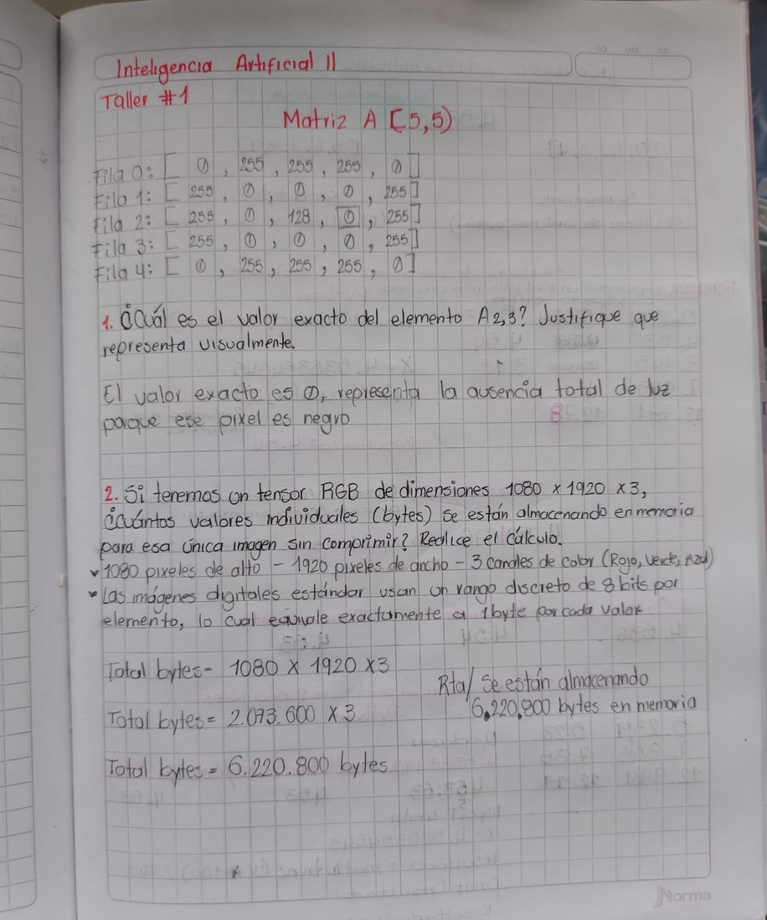
#> input picture Ejercicio 1 - Sesion1.jpeg, 767 x 920 px, shrunk from 1334 x 1599 before the run, found by its file name
$ python ejercicio_tratamiento_de_ruido.py
#> lines starting #> are read from the running program, lines starting #| are printed output that depends on the picture; after the words box and inside, x2 and y2 are one past the last pixel; in counts of white or black regions, pixels touching at a corner belong together
import cv2
import numpy as np

# =====================================================================
# TALLER DE LABORATORIO FINAL: MORFOLOGÍA MATEMÁTICA (PÁGINA 6)
# =====================================================================

# 1. Cargar la imagen directamente en escala de grises
# (Usa el archivo de la sesión anterior o el que tengas en tu directorio)
nombre_archivo = 'Ejercicio 1 - Sesion1.jpeg'
imagen_gris = cv2.imread(nombre_archivo, cv2.IMREAD_GRAYSCALE)
#> imagen_gris: shape (920, 767); min 4, max 207, mean 157.9

if imagen_gris is None:
    print(f"[ERROR]: No se encontró el archivo '{nombre_archivo}'.")
else:
    # 2. Binarización estática con un umbral que genere algo de ruido
    # Usamos un umbral intermedio (ej. 110) para rescatar imperfecciones
    _, original_binarizada = cv2.threshold(imagen_gris, 110, 255, cv2.THRESH_BINARY)
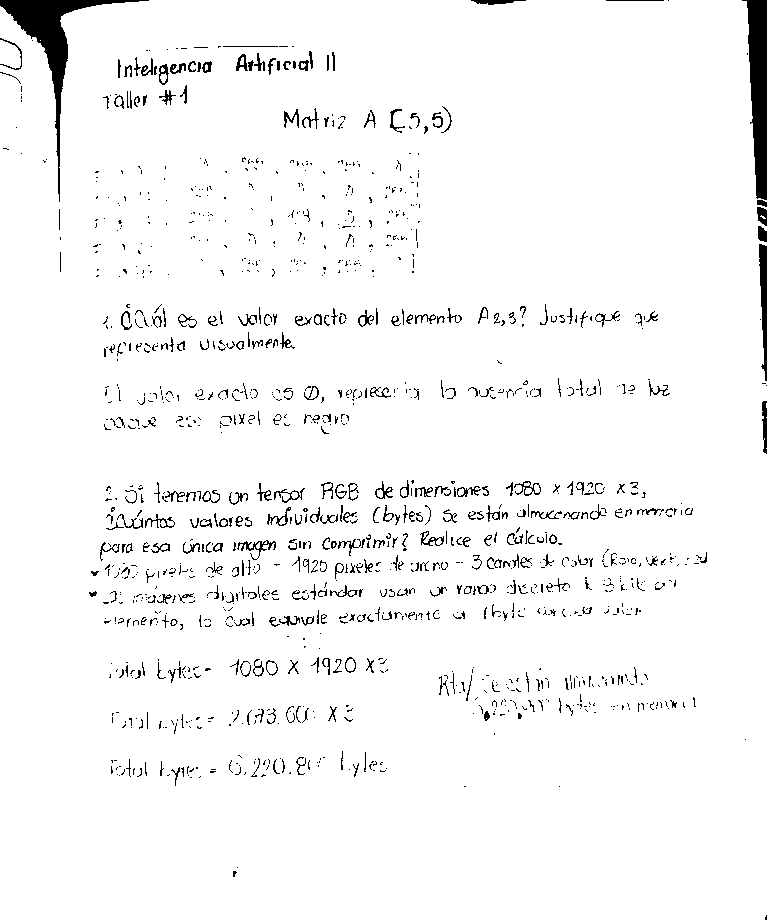
#> original_binarizada: shape (920, 767); 96.3% white; 1260 black regions (938 under 20 px), largest, box (x1, y1, x2, y2) and area: (0, 0, 149, 202) 3611, (742, 0, 767, 200) 3072, (759, 244, 767, 381) 718
    cv2.imwrite('1_original_binarizada.png', original_binarizada)
    print("1. Imagen binarizada base guardada.")

    # 3. Construir un Elemento Estructurante (Kernel) de 3x3
    # Usamos una forma rectangular de unos, común para propósitos generales
    kernel = cv2.getStructuringElement(cv2.MORPH_RECT, (3, 3))

    # 4. Operación morfológica de APERTURA (Erosión seguida de Dilatación)
    # Ideal para eliminar pequeños puntos blancos aislados en el fondo (ruido de sal)
    apertura = cv2.morphologyEx(original_binarizada, cv2.MORPH_OPEN, kernel)
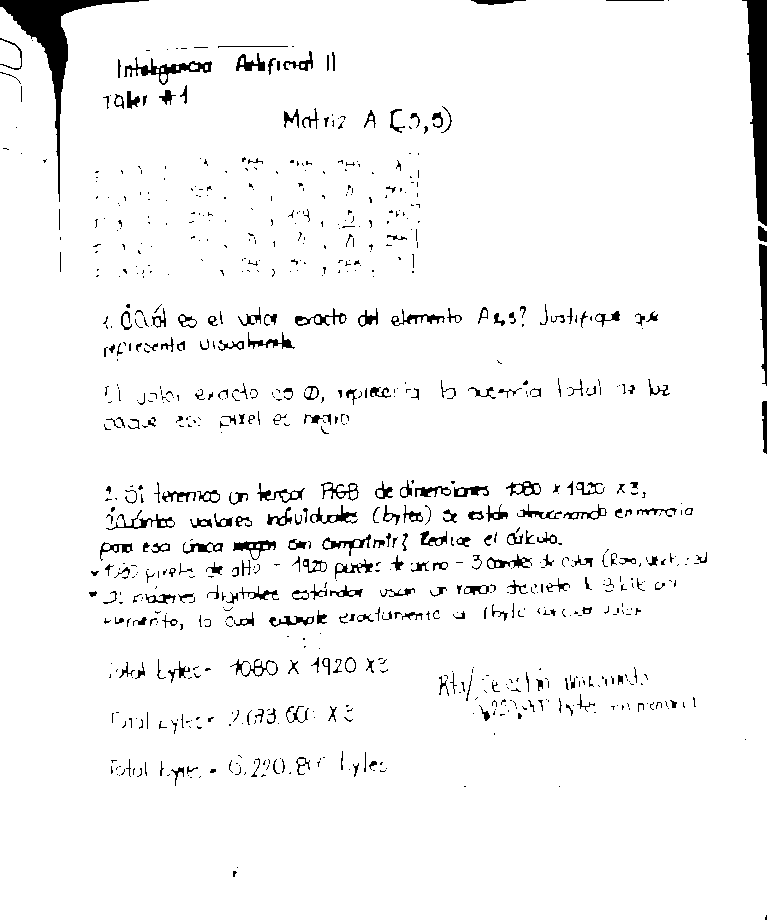
#> apertura: shape (920, 767); 95.8% white; 824 black regions (551 under 20 px), largest, box (x1, y1, x2, y2) and area: (0, 0, 149, 202) 3622, (742, 0, 767, 226) 3315, (759, 244, 767, 386) 735
    cv2.imwrite('2_resultado_apertura.png', apertura)
    print("2. Operación de Apertura guardada con éxito.")

    # 5. Operación morfológica de CIERRE (Dilatación seguida de Erosión)
    # Ideal para rellenar pequeños huecos negros dentro del objeto (ruido de pimienta)
    cierre = cv2.morphologyEx(original_binarizada, cv2.MORPH_CLOSE, kernel)
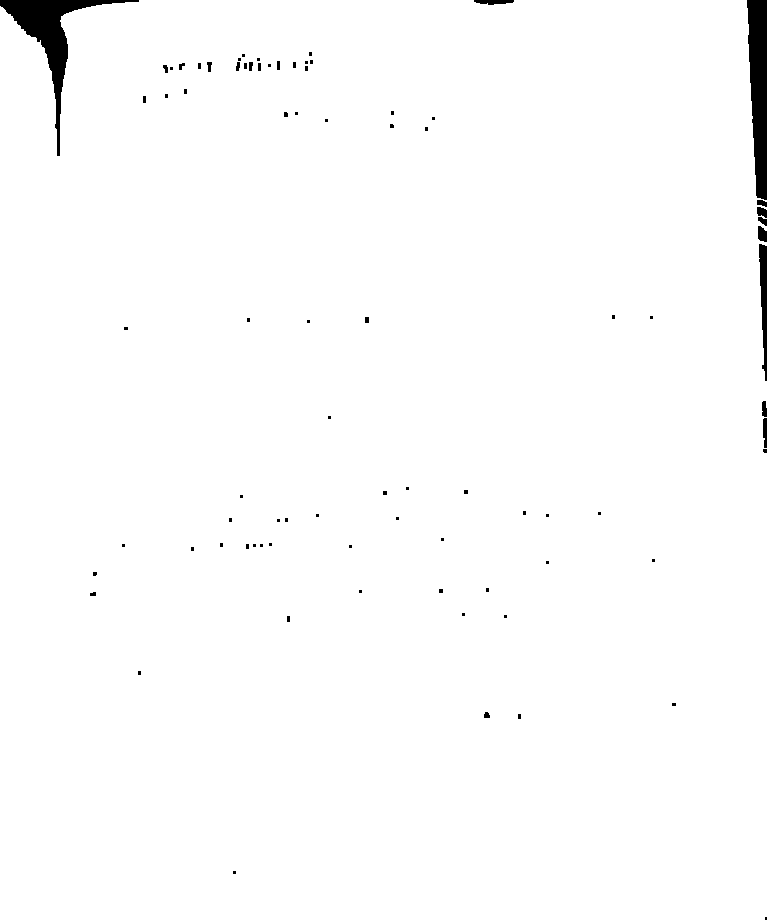
#> cierre: shape (920, 767); 98.7% white; 84 black regions (63 under 20 px), largest, box (x1, y1, x2, y2) and area: (0, 0, 139, 156) 3504, (747, 0, 767, 200) 3062, (759, 244, 767, 381) 714
    cv2.imwrite('3_resultado_cierre.png', cierre)
    print("3. Operación de Cierre guardada con éxito.")

    print("\n[PROCESO COMPLETADO]: Revisa los 3 archivos .png generados a la izquierda.")

$ run again, with Ejercicio 3 - Sesion1.jpeg copied over Ejercicio 1 - Sesion1.jpeg
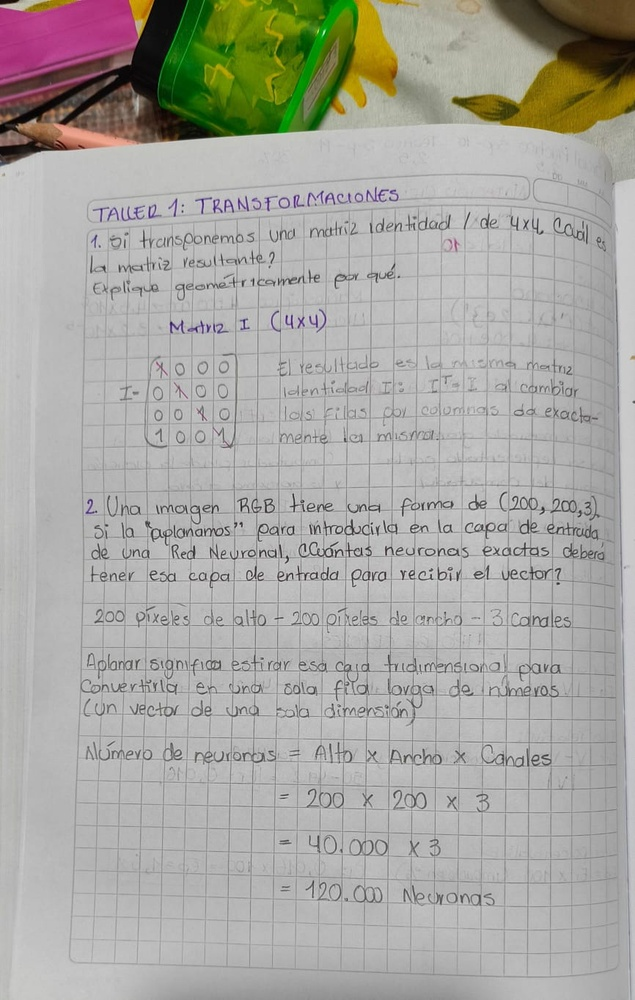
#> input picture Ejercicio 3 - Sesion1.jpeg, 635 x 1000 px, shrunk from 866 x 1363 before the run, found by its file name
#> `_, original_binarizada = cv2.threshold(imagen_gris, 110, 255, cv2.THRE..`:
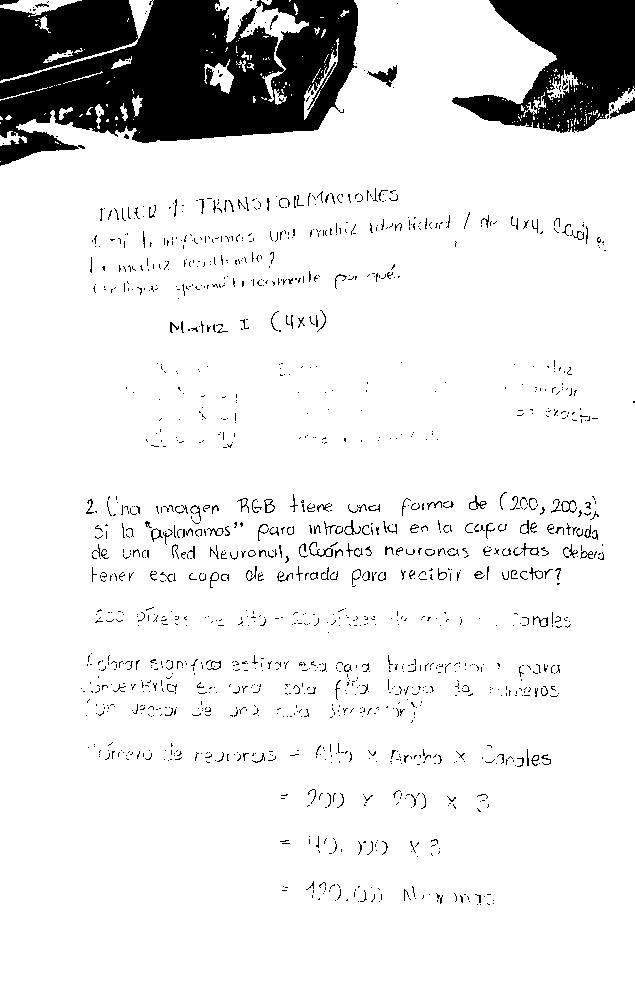
#> original_binarizada: shape (1000, 635); 89.6% white; 1388 black regions (1238 under 20 px), largest, box (x1, y1, x2, y2) and area: (0, 0, 358, 166) 40975, (452, 0, 635, 133) 13740, (367, 65, 397, 87) 250
#> apertura: shape (1000, 635); 88.9% white; 907 black regions (700 under 20 px), largest, box (x1, y1, x2, y2) and area: (0, 0, 358, 166) 42659, (452, 0, 635, 133) 14686, (151, 525, 230, 545) 355
#> `cierre = cv2.morphologyEx(original_binarizada, cv2.MORPH_CLOSE, kernel)`:
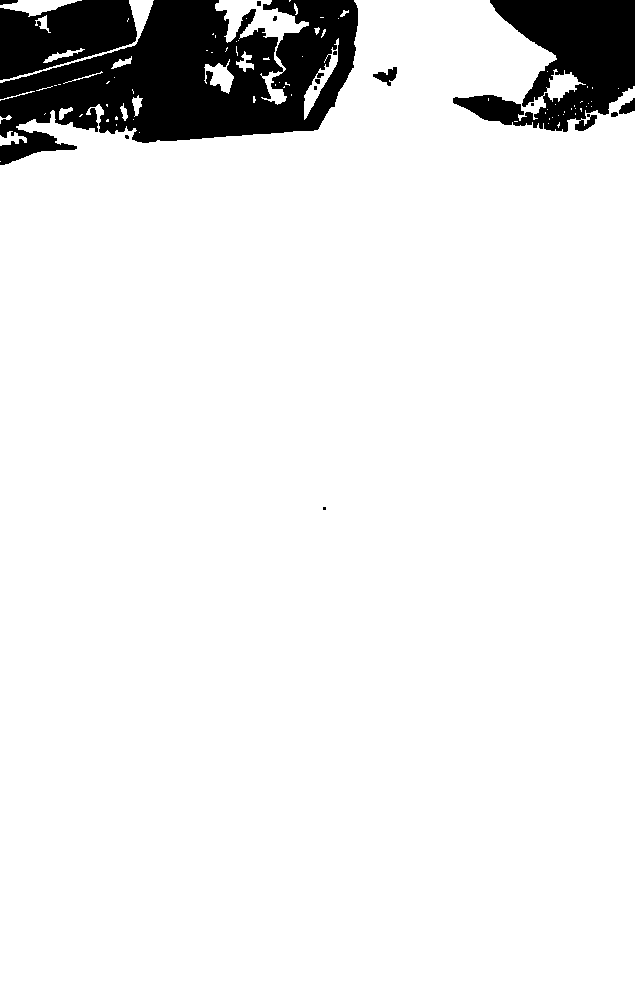
#> cierre: shape (1000, 635); 91.5% white; 15 black regions (6 under 20 px), largest, box (x1, y1, x2, y2) and area: (0, 0, 358, 165) 32970, (453, 0, 635, 132) 13243, (0, 0, 137, 80) 7285

$ run again, with Ejercicio 1 - Sesion 2 P1.jpeg copied over Ejercicio 1 - Sesion1.jpeg
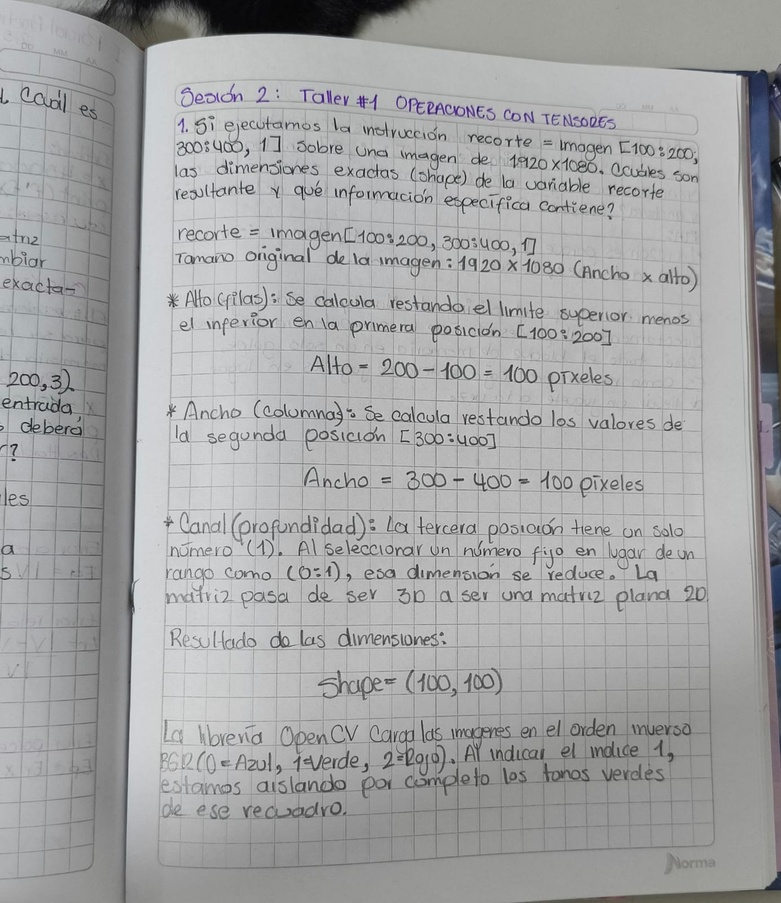
#> input picture Ejercicio 1 - Sesion 2 P1.jpeg, 781 x 903 px, shrunk from 1384 x 1600 before the run, found by its file name
#> `_, original_binarizada = cv2.threshold(imagen_gris, 110, 255, cv2.THRE..`:
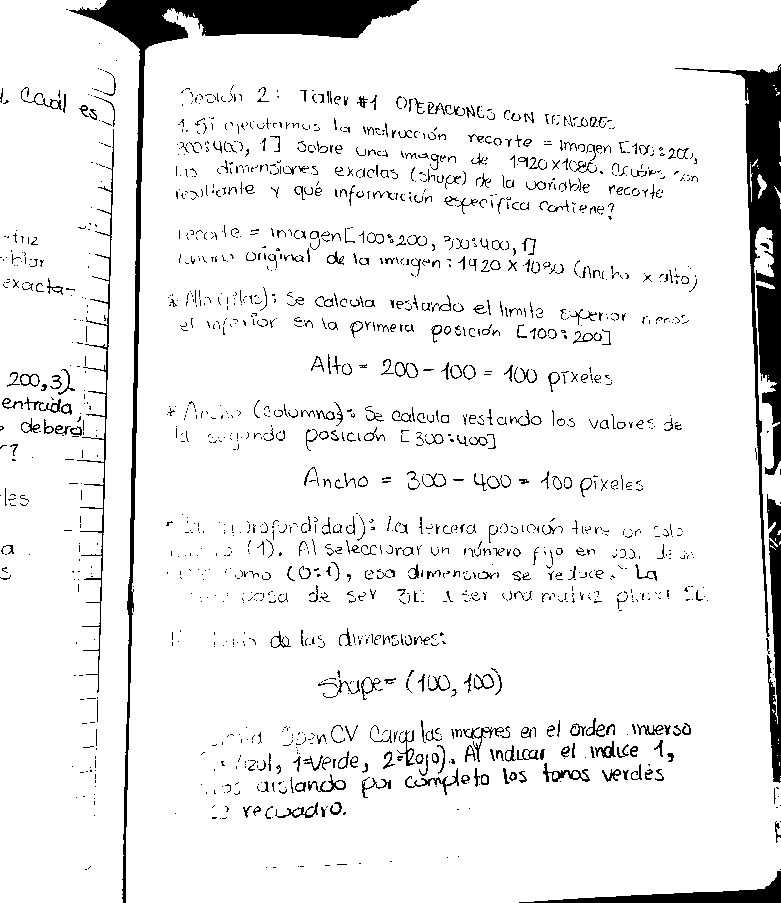
#> original_binarizada: shape (903, 781); 92.3% white; 1653 black regions (1232 under 20 px), largest, box (x1, y1, x2, y2) and area: (69, 0, 419, 903) 13475, (675, 64, 781, 637) 10247, (767, 494, 781, 783) 2650
#> apertura: shape (903, 781); 91.5% white; 1025 black regions (651 under 20 px), largest, box (x1, y1, x2, y2) and area: (675, 64, 781, 783) 13584, (69, 0, 419, 903) 13543, (519, 869, 781, 903) 2261
#> `cierre = cv2.morphologyEx(original_binarizada, cv2.MORPH_CLOSE, kernel)`:
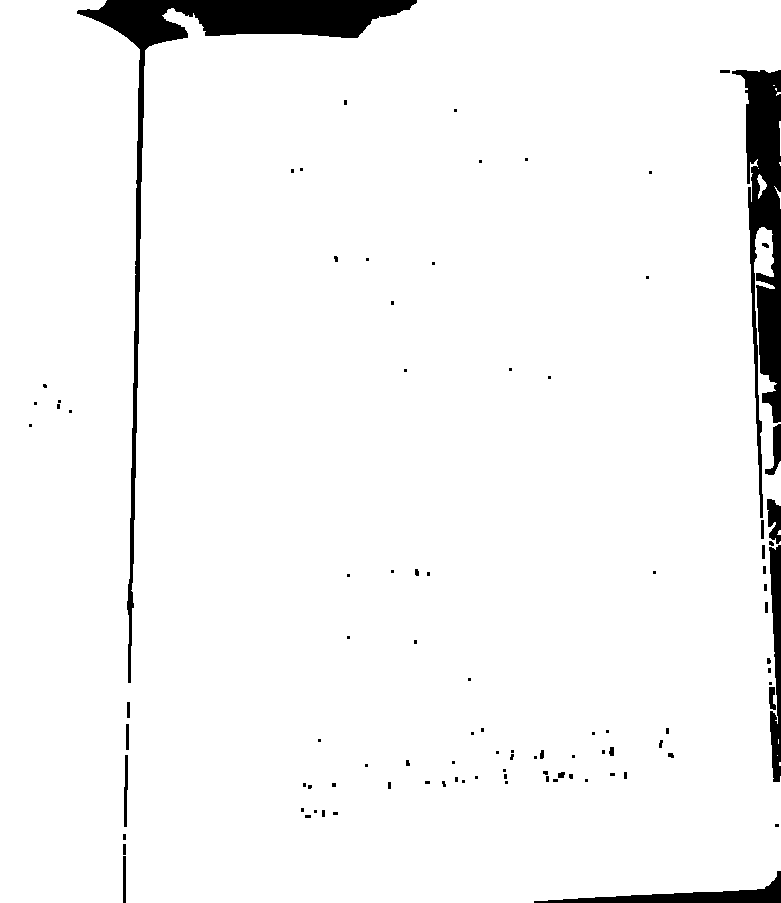
#> cierre: shape (903, 781); 95.9% white; 98 black regions (66 under 20 px), largest, box (x1, y1, x2, y2) and area: (77, 0, 417, 683) 12760, (732, 70, 781, 518) 9329, (534, 871, 781, 903) 2244

$ run again, with Ejercicio 1 - Sesion 2 P2.jpeg copied over Ejercicio 1 - Sesion1.jpeg
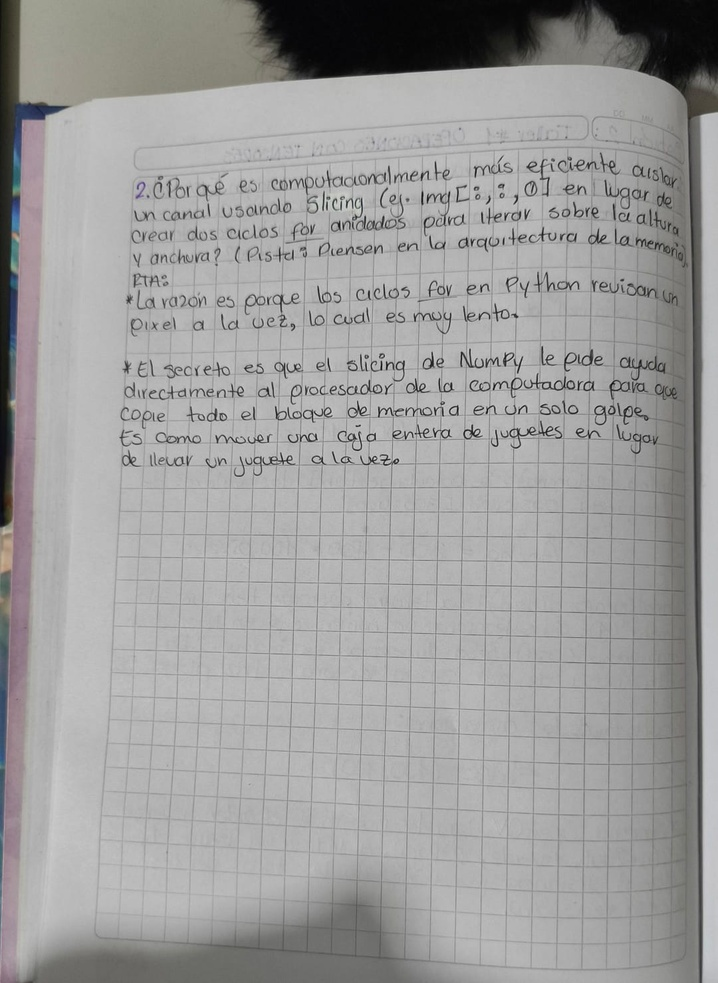
#> input picture Ejercicio 1 - Sesion 2 P2.jpeg, 718 x 983 px, shrunk from 1080 x 1478 before the run, found by its file name
#> `_, original_binarizada = cv2.threshold(imagen_gris, 110, 255, cv2.THRE..`:
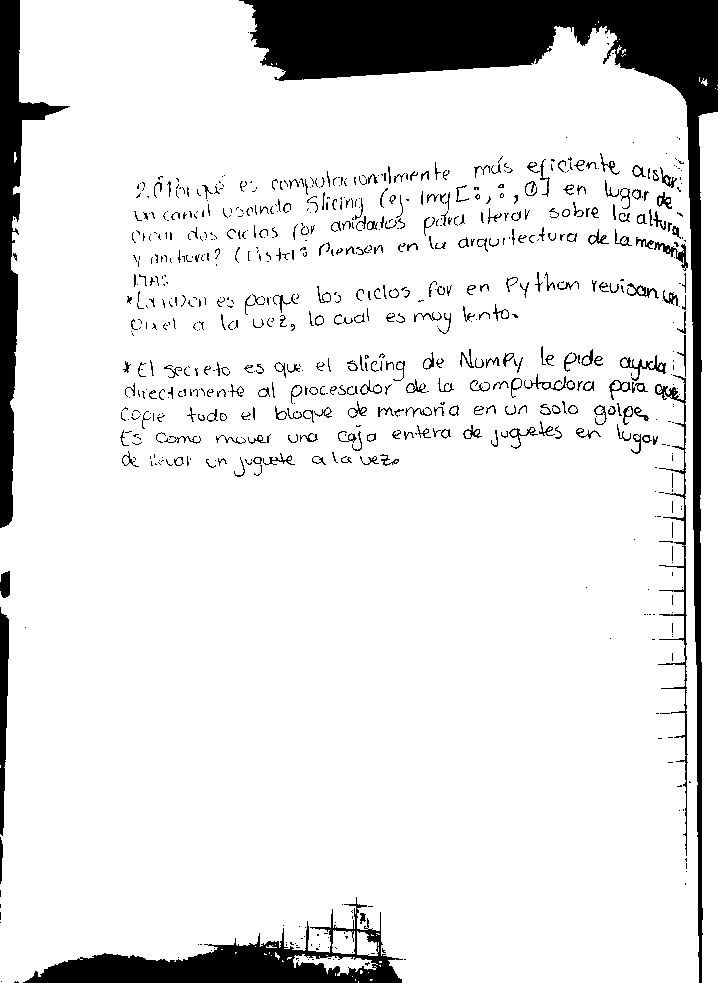
#> original_binarizada: shape (983, 718); 89.3% white; 755 black regions (475 under 20 px), largest, box (x1, y1, x2, y2) and area: (239, 0, 718, 983) 38292, (23, 897, 403, 983) 10270, (0, 0, 70, 528) 9282
#> apertura: shape (983, 718); 88.7% white; 428 black regions (204 under 20 px), largest, box (x1, y1, x2, y2) and area: (239, 0, 718, 983) 38474, (23, 897, 406, 983) 10953, (0, 0, 70, 528) 9355
#> `cierre = cv2.morphologyEx(original_binarizada, cv2.MORPH_CLOSE, kernel)`:
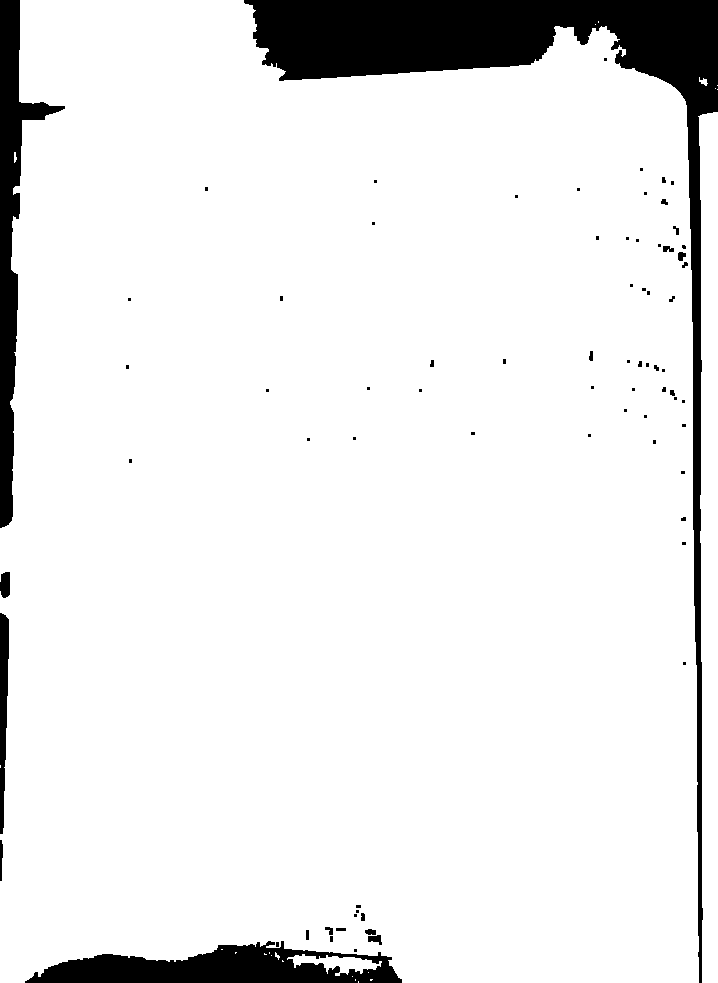
#> cierre: shape (983, 718); 91.6% white; 75 black regions (51 under 20 px), largest, box (x1, y1, x2, y2) and area: (244, 0, 718, 983) 38093, (25, 941, 402, 983) 9285, (0, 0, 65, 528) 9236
